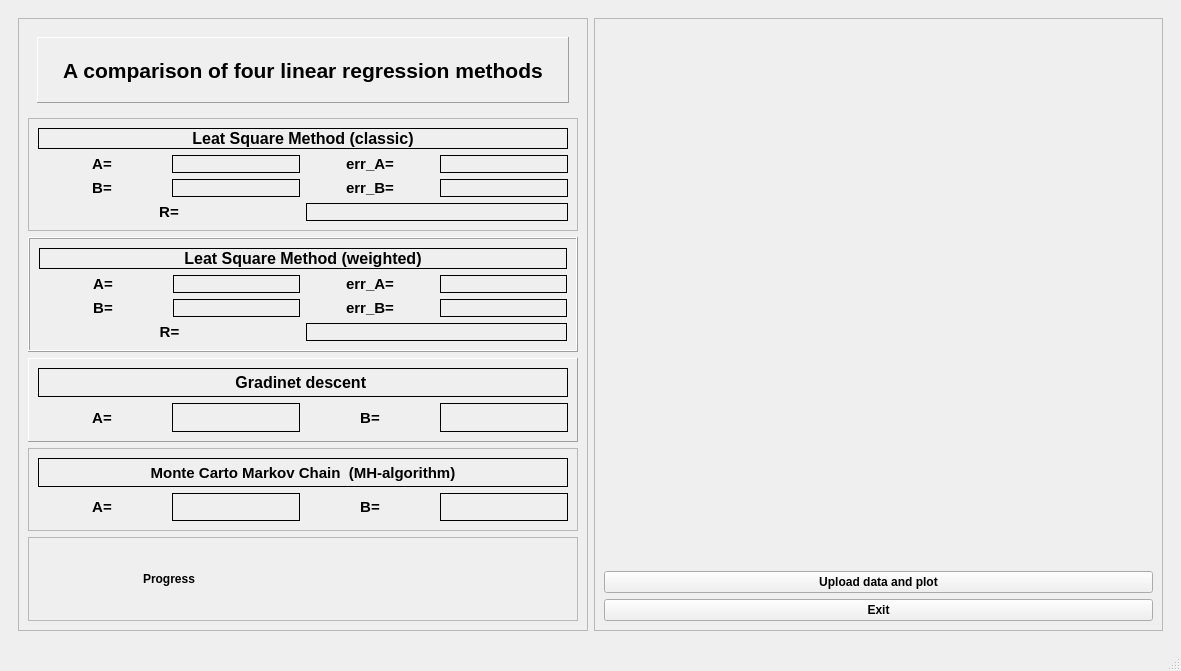
<?xml version="1.0" encoding="UTF-8"?>
<ui version="4.0">
 <class>MainWindow</class>
 <widget class="QMainWindow" name="MainWindow">
  <property name="geometry">
   <rect>
    <x>0</x>
    <y>0</y>
    <width>1181</width>
    <height>671</height>
   </rect>
  </property>
  <property name="palette">
   <palette>
    <active>
     <colorrole role="Button">
      <brush brushstyle="SolidPattern">
       <color alpha="255">
        <red>240</red>
        <green>240</green>
        <blue>225</blue>
       </color>
      </brush>
     </colorrole>
    </active>
    <inactive>
     <colorrole role="Button">
      <brush brushstyle="SolidPattern">
       <color alpha="255">
        <red>240</red>
        <green>240</green>
        <blue>240</blue>
       </color>
      </brush>
     </colorrole>
    </inactive>
    <disabled>
     <colorrole role="Button">
      <brush brushstyle="SolidPattern">
       <color alpha="255">
        <red>240</red>
        <green>240</green>
        <blue>225</blue>
       </color>
      </brush>
     </colorrole>
    </disabled>
   </palette>
  </property>
  <property name="windowTitle">
   <string>MainWindow</string>
  </property>
  <property name="styleSheet">
   <string notr="true"/>
  </property>
  <widget class="QWidget" name="centralwidget">
   <layout class="QHBoxLayout" name="horizontalLayout_7">
    <item>
     <layout class="QHBoxLayout" name="horizontalLayout">
      <item>
       <widget class="QWidget" name="widget_2" native="true">
        <layout class="QHBoxLayout" name="horizontalLayout_8">
         <item>
          <widget class="QFrame" name="Result">
           <property name="frameShape">
            <enum>QFrame::StyledPanel</enum>
           </property>
           <property name="frameShadow">
            <enum>QFrame::Raised</enum>
           </property>
           <layout class="QVBoxLayout" name="verticalLayout_4">
            <item>
             <widget class="QWidget" name="Title_space" native="true">
              <layout class="QHBoxLayout" name="horizontalLayout_9">
               <item>
                <widget class="QLabel" name="title_name">
                 <property name="font">
                  <font>
                   <pointsize>16</pointsize>
                   <bold>true</bold>
                  </font>
                 </property>
                 <property name="layoutDirection">
                  <enum>Qt::RightToLeft</enum>
                 </property>
                 <property name="frameShape">
                  <enum>QFrame::Panel</enum>
                 </property>
                 <property name="frameShadow">
                  <enum>QFrame::Raised</enum>
                 </property>
                 <property name="text">
                  <string>A comparison of four linear regression methods</string>
                 </property>
                 <property name="textFormat">
                  <enum>Qt::PlainText</enum>
                 </property>
                 <property name="scaledContents">
                  <bool>false</bool>
                 </property>
                 <property name="alignment">
                  <set>Qt::AlignCenter</set>
                 </property>
                </widget>
               </item>
              </layout>
             </widget>
            </item>
            <item>
             <widget class="QFrame" name="LSM">
              <property name="frameShape">
               <enum>QFrame::StyledPanel</enum>
              </property>
              <property name="frameShadow">
               <enum>QFrame::Raised</enum>
              </property>
              <layout class="QVBoxLayout" name="verticalLayout_2">
               <item>
                <widget class="QLabel" name="name_LSM">
                 <property name="font">
                  <font>
                   <pointsize>12</pointsize>
                   <bold>true</bold>
                  </font>
                 </property>
                 <property name="frameShape">
                  <enum>QFrame::Panel</enum>
                 </property>
                 <property name="frameShadow">
                  <enum>QFrame::Plain</enum>
                 </property>
                 <property name="text">
                  <string>Leat Square Method (classic)</string>
                 </property>
                 <property name="alignment">
                  <set>Qt::AlignCenter</set>
                 </property>
                </widget>
               </item>
               <item>
                <layout class="QHBoxLayout" name="parameter_A">
                 <item>
                  <widget class="QLabel" name="lsm_A">
                   <property name="font">
                    <font>
                     <pointsize>11</pointsize>
                     <bold>true</bold>
                    </font>
                   </property>
                   <property name="text">
                    <string>A=</string>
                   </property>
                   <property name="alignment">
                    <set>Qt::AlignCenter</set>
                   </property>
                  </widget>
                 </item>
                 <item>
                  <widget class="QLabel" name="lsm_A_result">
                   <property name="font">
                    <font>
                     <bold>true</bold>
                    </font>
                   </property>
                   <property name="frameShape">
                    <enum>QFrame::Box</enum>
                   </property>
                   <property name="frameShadow">
                    <enum>QFrame::Plain</enum>
                   </property>
                   <property name="text">
                    <string/>
                   </property>
                   <property name="alignment">
                    <set>Qt::AlignCenter</set>
                   </property>
                  </widget>
                 </item>
                 <item>
                  <widget class="QLabel" name="lsm_A_error">
                   <property name="font">
                    <font>
                     <pointsize>11</pointsize>
                     <bold>true</bold>
                    </font>
                   </property>
                   <property name="text">
                    <string>err_A=</string>
                   </property>
                   <property name="alignment">
                    <set>Qt::AlignCenter</set>
                   </property>
                  </widget>
                 </item>
                 <item>
                  <widget class="QLabel" name="lsm_A_error_result">
                   <property name="font">
                    <font>
                     <bold>true</bold>
                    </font>
                   </property>
                   <property name="frameShape">
                    <enum>QFrame::Box</enum>
                   </property>
                   <property name="frameShadow">
                    <enum>QFrame::Plain</enum>
                   </property>
                   <property name="text">
                    <string/>
                   </property>
                   <property name="alignment">
                    <set>Qt::AlignCenter</set>
                   </property>
                  </widget>
                 </item>
                </layout>
               </item>
               <item>
                <layout class="QHBoxLayout" name="parameter_B">
                 <item>
                  <widget class="QLabel" name="lsm_B">
                   <property name="font">
                    <font>
                     <pointsize>11</pointsize>
                     <bold>true</bold>
                    </font>
                   </property>
                   <property name="text">
                    <string>B=</string>
                   </property>
                   <property name="alignment">
                    <set>Qt::AlignCenter</set>
                   </property>
                  </widget>
                 </item>
                 <item>
                  <widget class="QLabel" name="lsm_B_result">
                   <property name="font">
                    <font>
                     <bold>true</bold>
                    </font>
                   </property>
                   <property name="frameShape">
                    <enum>QFrame::Box</enum>
                   </property>
                   <property name="frameShadow">
                    <enum>QFrame::Plain</enum>
                   </property>
                   <property name="text">
                    <string/>
                   </property>
                   <property name="alignment">
                    <set>Qt::AlignCenter</set>
                   </property>
                  </widget>
                 </item>
                 <item>
                  <widget class="QLabel" name="lsm_B_error">
                   <property name="font">
                    <font>
                     <pointsize>11</pointsize>
                     <bold>true</bold>
                    </font>
                   </property>
                   <property name="text">
                    <string>err_B=</string>
                   </property>
                   <property name="alignment">
                    <set>Qt::AlignCenter</set>
                   </property>
                  </widget>
                 </item>
                 <item>
                  <widget class="QLabel" name="lsm_B_error_result">
                   <property name="font">
                    <font>
                     <bold>true</bold>
                    </font>
                   </property>
                   <property name="frameShape">
                    <enum>QFrame::Box</enum>
                   </property>
                   <property name="frameShadow">
                    <enum>QFrame::Plain</enum>
                   </property>
                   <property name="text">
                    <string/>
                   </property>
                   <property name="alignment">
                    <set>Qt::AlignCenter</set>
                   </property>
                  </widget>
                 </item>
                </layout>
               </item>
               <item>
                <layout class="QHBoxLayout" name="R">
                 <item>
                  <widget class="QLabel" name="lsm_r">
                   <property name="font">
                    <font>
                     <pointsize>11</pointsize>
                     <bold>true</bold>
                    </font>
                   </property>
                   <property name="text">
                    <string>R=</string>
                   </property>
                   <property name="alignment">
                    <set>Qt::AlignCenter</set>
                   </property>
                  </widget>
                 </item>
                 <item>
                  <widget class="QLabel" name="lsm_r_result">
                   <property name="font">
                    <font>
                     <bold>true</bold>
                    </font>
                   </property>
                   <property name="frameShape">
                    <enum>QFrame::Box</enum>
                   </property>
                   <property name="frameShadow">
                    <enum>QFrame::Plain</enum>
                   </property>
                   <property name="text">
                    <string/>
                   </property>
                   <property name="alignment">
                    <set>Qt::AlignCenter</set>
                   </property>
                  </widget>
                 </item>
                </layout>
               </item>
              </layout>
             </widget>
            </item>
            <item>
             <widget class="QFrame" name="LSM_w">
              <property name="styleSheet">
               <string notr="true"/>
              </property>
              <property name="frameShape">
               <enum>QFrame::Box</enum>
              </property>
              <property name="frameShadow">
               <enum>QFrame::Raised</enum>
              </property>
              <layout class="QVBoxLayout" name="verticalLayout_5">
               <item>
                <widget class="QLabel" name="name_LSM_w">
                 <property name="font">
                  <font>
                   <pointsize>12</pointsize>
                   <bold>true</bold>
                  </font>
                 </property>
                 <property name="frameShape">
                  <enum>QFrame::Panel</enum>
                 </property>
                 <property name="frameShadow">
                  <enum>QFrame::Plain</enum>
                 </property>
                 <property name="text">
                  <string>Leat Square Method (weighted)</string>
                 </property>
                 <property name="alignment">
                  <set>Qt::AlignCenter</set>
                 </property>
                </widget>
               </item>
               <item>
                <layout class="QHBoxLayout" name="parameter_A_w">
                 <item>
                  <widget class="QLabel" name="lsm_w_A">
                   <property name="font">
                    <font>
                     <pointsize>11</pointsize>
                     <bold>true</bold>
                    </font>
                   </property>
                   <property name="text">
                    <string>A=</string>
                   </property>
                   <property name="alignment">
                    <set>Qt::AlignCenter</set>
                   </property>
                  </widget>
                 </item>
                 <item>
                  <widget class="QLabel" name="lsm_w_A_result">
                   <property name="font">
                    <font>
                     <bold>true</bold>
                    </font>
                   </property>
                   <property name="autoFillBackground">
                    <bool>false</bool>
                   </property>
                   <property name="frameShape">
                    <enum>QFrame::Box</enum>
                   </property>
                   <property name="frameShadow">
                    <enum>QFrame::Plain</enum>
                   </property>
                   <property name="text">
                    <string/>
                   </property>
                   <property name="alignment">
                    <set>Qt::AlignCenter</set>
                   </property>
                  </widget>
                 </item>
                 <item>
                  <widget class="QLabel" name="lsm_w_A_error">
                   <property name="font">
                    <font>
                     <pointsize>11</pointsize>
                     <bold>true</bold>
                    </font>
                   </property>
                   <property name="text">
                    <string>err_A=</string>
                   </property>
                   <property name="alignment">
                    <set>Qt::AlignCenter</set>
                   </property>
                  </widget>
                 </item>
                 <item>
                  <widget class="QLabel" name="lsm_w_A_error_result">
                   <property name="font">
                    <font>
                     <bold>true</bold>
                    </font>
                   </property>
                   <property name="frameShape">
                    <enum>QFrame::Box</enum>
                   </property>
                   <property name="text">
                    <string/>
                   </property>
                   <property name="textFormat">
                    <enum>Qt::PlainText</enum>
                   </property>
                   <property name="alignment">
                    <set>Qt::AlignCenter</set>
                   </property>
                  </widget>
                 </item>
                </layout>
               </item>
               <item>
                <layout class="QHBoxLayout" name="parameter_B_w">
                 <item>
                  <widget class="QLabel" name="lsm_w_B">
                   <property name="font">
                    <font>
                     <pointsize>11</pointsize>
                     <bold>true</bold>
                    </font>
                   </property>
                   <property name="text">
                    <string>B=</string>
                   </property>
                   <property name="alignment">
                    <set>Qt::AlignCenter</set>
                   </property>
                  </widget>
                 </item>
                 <item>
                  <widget class="QLabel" name="lsm_w_B_result">
                   <property name="font">
                    <font>
                     <bold>true</bold>
                    </font>
                   </property>
                   <property name="frameShape">
                    <enum>QFrame::Box</enum>
                   </property>
                   <property name="frameShadow">
                    <enum>QFrame::Plain</enum>
                   </property>
                   <property name="text">
                    <string/>
                   </property>
                   <property name="alignment">
                    <set>Qt::AlignCenter</set>
                   </property>
                  </widget>
                 </item>
                 <item>
                  <widget class="QLabel" name="lsm_w_B_error">
                   <property name="font">
                    <font>
                     <pointsize>11</pointsize>
                     <bold>true</bold>
                    </font>
                   </property>
                   <property name="text">
                    <string>err_B=</string>
                   </property>
                   <property name="alignment">
                    <set>Qt::AlignCenter</set>
                   </property>
                  </widget>
                 </item>
                 <item>
                  <widget class="QLabel" name="lsm_w_B_error_result">
                   <property name="font">
                    <font>
                     <bold>true</bold>
                    </font>
                   </property>
                   <property name="frameShape">
                    <enum>QFrame::Box</enum>
                   </property>
                   <property name="text">
                    <string/>
                   </property>
                   <property name="alignment">
                    <set>Qt::AlignCenter</set>
                   </property>
                  </widget>
                 </item>
                </layout>
               </item>
               <item>
                <layout class="QHBoxLayout" name="R_w">
                 <item>
                  <widget class="QLabel" name="lsm_w_r">
                   <property name="font">
                    <font>
                     <pointsize>11</pointsize>
                     <bold>true</bold>
                    </font>
                   </property>
                   <property name="layoutDirection">
                    <enum>Qt::LeftToRight</enum>
                   </property>
                   <property name="frameShape">
                    <enum>QFrame::NoFrame</enum>
                   </property>
                   <property name="text">
                    <string>R=</string>
                   </property>
                   <property name="alignment">
                    <set>Qt::AlignCenter</set>
                   </property>
                  </widget>
                 </item>
                 <item>
                  <widget class="QLabel" name="lsm_w_r_result">
                   <property name="font">
                    <font>
                     <pointsize>9</pointsize>
                     <bold>true</bold>
                    </font>
                   </property>
                   <property name="frameShape">
                    <enum>QFrame::Box</enum>
                   </property>
                   <property name="text">
                    <string/>
                   </property>
                   <property name="alignment">
                    <set>Qt::AlignCenter</set>
                   </property>
                  </widget>
                 </item>
                </layout>
               </item>
              </layout>
             </widget>
            </item>
            <item>
             <widget class="QFrame" name="GD">
              <property name="frameShape">
               <enum>QFrame::Panel</enum>
              </property>
              <property name="frameShadow">
               <enum>QFrame::Raised</enum>
              </property>
              <layout class="QVBoxLayout" name="verticalLayout_6">
               <item>
                <widget class="QLabel" name="name_gd">
                 <property name="font">
                  <font>
                   <pointsize>12</pointsize>
                   <bold>true</bold>
                  </font>
                 </property>
                 <property name="frameShape">
                  <enum>QFrame::Panel</enum>
                 </property>
                 <property name="frameShadow">
                  <enum>QFrame::Plain</enum>
                 </property>
                 <property name="text">
                  <string>Gradinet descent </string>
                 </property>
                 <property name="alignment">
                  <set>Qt::AlignCenter</set>
                 </property>
                </widget>
               </item>
               <item>
                <layout class="QHBoxLayout" name="horizontalLayout_5">
                 <item>
                  <widget class="QLabel" name="gd_A">
                   <property name="font">
                    <font>
                     <pointsize>11</pointsize>
                     <bold>true</bold>
                    </font>
                   </property>
                   <property name="frameShape">
                    <enum>QFrame::NoFrame</enum>
                   </property>
                   <property name="text">
                    <string>A=</string>
                   </property>
                   <property name="alignment">
                    <set>Qt::AlignCenter</set>
                   </property>
                  </widget>
                 </item>
                 <item>
                  <widget class="QLabel" name="gd_A_result">
                   <property name="font">
                    <font>
                     <pointsize>10</pointsize>
                     <bold>true</bold>
                    </font>
                   </property>
                   <property name="frameShape">
                    <enum>QFrame::Box</enum>
                   </property>
                   <property name="text">
                    <string/>
                   </property>
                   <property name="alignment">
                    <set>Qt::AlignCenter</set>
                   </property>
                  </widget>
                 </item>
                 <item>
                  <widget class="QLabel" name="gd_B">
                   <property name="font">
                    <font>
                     <pointsize>11</pointsize>
                     <bold>true</bold>
                    </font>
                   </property>
                   <property name="frameShape">
                    <enum>QFrame::NoFrame</enum>
                   </property>
                   <property name="text">
                    <string>B=</string>
                   </property>
                   <property name="alignment">
                    <set>Qt::AlignCenter</set>
                   </property>
                  </widget>
                 </item>
                 <item>
                  <widget class="QLabel" name="gd_B_result">
                   <property name="font">
                    <font>
                     <pointsize>10</pointsize>
                     <bold>true</bold>
                    </font>
                   </property>
                   <property name="frameShape">
                    <enum>QFrame::Box</enum>
                   </property>
                   <property name="text">
                    <string/>
                   </property>
                   <property name="alignment">
                    <set>Qt::AlignCenter</set>
                   </property>
                  </widget>
                 </item>
                </layout>
               </item>
              </layout>
             </widget>
            </item>
            <item>
             <widget class="QFrame" name="MCMC">
              <property name="font">
               <font>
                <bold>true</bold>
               </font>
              </property>
              <property name="frameShape">
               <enum>QFrame::StyledPanel</enum>
              </property>
              <property name="frameShadow">
               <enum>QFrame::Raised</enum>
              </property>
              <layout class="QVBoxLayout" name="verticalLayout">
               <item>
                <widget class="QLabel" name="name_mcmc">
                 <property name="font">
                  <font>
                   <pointsize>11</pointsize>
                   <italic>false</italic>
                   <bold>true</bold>
                  </font>
                 </property>
                 <property name="frameShape">
                  <enum>QFrame::Panel</enum>
                 </property>
                 <property name="frameShadow">
                  <enum>QFrame::Plain</enum>
                 </property>
                 <property name="text">
                  <string>Monte Carto Markov Chain  (MH-algorithm)</string>
                 </property>
                 <property name="alignment">
                  <set>Qt::AlignCenter</set>
                 </property>
                </widget>
               </item>
               <item>
                <layout class="QHBoxLayout" name="horizontalLayout_12">
                 <item>
                  <widget class="QLabel" name="mcmc_A">
                   <property name="font">
                    <font>
                     <pointsize>11</pointsize>
                     <bold>true</bold>
                    </font>
                   </property>
                   <property name="text">
                    <string>A=</string>
                   </property>
                   <property name="alignment">
                    <set>Qt::AlignCenter</set>
                   </property>
                  </widget>
                 </item>
                 <item>
                  <widget class="QLabel" name="mcmc_A_result">
                   <property name="font">
                    <font>
                     <pointsize>10</pointsize>
                     <bold>true</bold>
                    </font>
                   </property>
                   <property name="frameShape">
                    <enum>QFrame::Box</enum>
                   </property>
                   <property name="text">
                    <string/>
                   </property>
                   <property name="alignment">
                    <set>Qt::AlignCenter</set>
                   </property>
                  </widget>
                 </item>
                 <item>
                  <widget class="QLabel" name="mcmc_B">
                   <property name="font">
                    <font>
                     <pointsize>11</pointsize>
                     <bold>true</bold>
                    </font>
                   </property>
                   <property name="text">
                    <string>B=</string>
                   </property>
                   <property name="alignment">
                    <set>Qt::AlignCenter</set>
                   </property>
                  </widget>
                 </item>
                 <item>
                  <widget class="QLabel" name="mcmc_B_result">
                   <property name="font">
                    <font>
                     <pointsize>10</pointsize>
                     <bold>true</bold>
                    </font>
                   </property>
                   <property name="frameShape">
                    <enum>QFrame::Box</enum>
                   </property>
                   <property name="text">
                    <string/>
                   </property>
                   <property name="alignment">
                    <set>Qt::AlignCenter</set>
                   </property>
                  </widget>
                 </item>
                </layout>
               </item>
              </layout>
             </widget>
            </item>
            <item>
             <widget class="QFrame" name="Progress">
              <property name="frameShape">
               <enum>QFrame::StyledPanel</enum>
              </property>
              <property name="frameShadow">
               <enum>QFrame::Raised</enum>
              </property>
              <layout class="QHBoxLayout" name="horizontalLayout_13">
               <item>
                <widget class="QLabel" name="name_progress">
                 <property name="font">
                  <font>
                   <bold>true</bold>
                  </font>
                 </property>
                 <property name="text">
                  <string>Progress</string>
                 </property>
                 <property name="alignment">
                  <set>Qt::AlignCenter</set>
                 </property>
                </widget>
               </item>
               <item>
                <widget class="QLabel" name="progress_value">
                 <property name="text">
                  <string/>
                 </property>
                </widget>
               </item>
              </layout>
             </widget>
            </item>
           </layout>
          </widget>
         </item>
         <item>
          <widget class="QFrame" name="plot_and_run">
           <property name="frameShape">
            <enum>QFrame::StyledPanel</enum>
           </property>
           <property name="frameShadow">
            <enum>QFrame::Raised</enum>
           </property>
           <layout class="QVBoxLayout" name="verticalLayout_3">
            <item>
             <widget class="QCustomPlot" name="plot" native="true"/>
            </item>
            <item>
             <widget class="QPushButton" name="upload_run_plot">
              <property name="font">
               <font>
                <bold>true</bold>
               </font>
              </property>
              <property name="text">
               <string>Upload data and plot</string>
              </property>
             </widget>
            </item>
            <item>
             <widget class="QPushButton" name="exit_aplication">
              <property name="font">
               <font>
                <bold>true</bold>
               </font>
              </property>
              <property name="text">
               <string>Exit</string>
              </property>
             </widget>
            </item>
           </layout>
          </widget>
         </item>
        </layout>
       </widget>
      </item>
     </layout>
    </item>
   </layout>
  </widget>
  <widget class="QMenuBar" name="menubar">
   <property name="geometry">
    <rect>
     <x>0</x>
     <y>0</y>
     <width>1181</width>
     <height>22</height>
    </rect>
   </property>
  </widget>
  <widget class="QStatusBar" name="statusbar"/>
 </widget>
 <customwidgets>
  <customwidget>
   <class>QCustomPlot</class>
   <extends>QWidget</extends>
   <header>plot/qcustomplot.h</header>
   <container>1</container>
  </customwidget>
 </customwidgets>
 <resources/>
 <connections/>
</ui>
